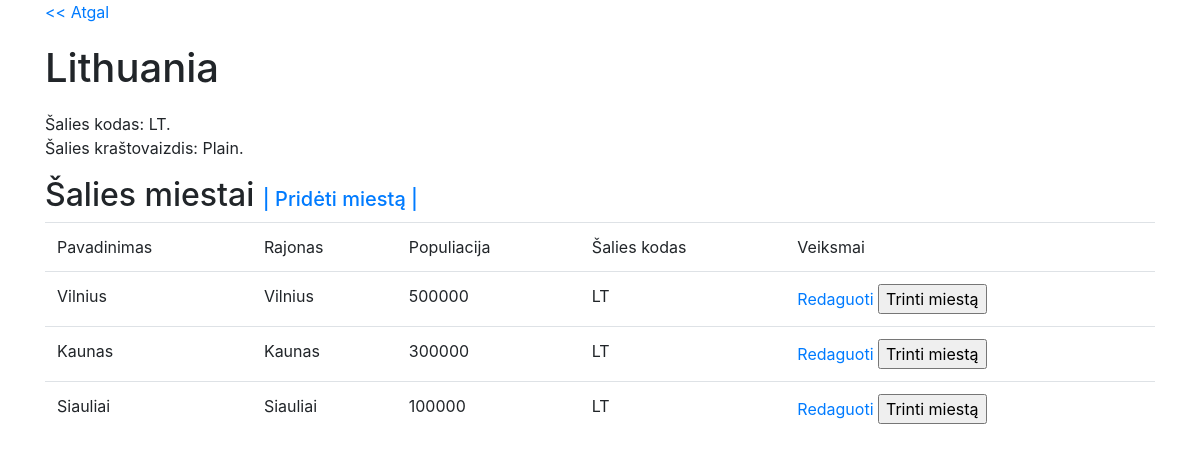
/getCountry.php?code=LT, run on the app's committed database.
### tables this page shows
CREATE TABLE
IF NOT EXISTS country
(
code char
(2)  NOT NULL,
name char
(255),
surface char
(255),
PRIMARY KEY
(code)
);

CREATE TABLE
IF NOT EXISTS city
(
id int
(10) unsigned NOT NULL AUTO_INCREMENT,
name char
(255),
district char
(255),
population int
(11),
country_code char
(2),
PRIMARY KEY
(id)
);

### Country.php (called while the page is built, shortened)
<?php
class Country
{
    public static function findOneCountry(string $code): array
    {
        $query = self::$pdo->prepare('SELECT code, name, surface FROM country where code = :code');
        $query->execute(['code' => $code]);
        return $query->fetch();
    }
}

### City.php (called while the page is built, shortened)
<?php
class City
{
    public static function findCities($countryCode): array
    {
        $query = self::$pdo->prepare('SELECT * FROM city WHERE country_code = :country_code');
        $query->execute(['country_code' => $countryCode]);
        return $query->fetchAll();
    }
}

### getCountry.php (the view, shortened to what this page needs)
<?php
require_once 'Country.php';
require_once 'City.php';
$countryCode = $_GET['code'];
$country = Country::findOneCountry($countryCode);
$cities = City::findCities($countryCode);
include 'header.php';
?>
<p><a href="index.php"><< Atgal</a></p>
    <h1 style="margin: 20px 0;"><?php echo $country['name'] ?></h1>
    <p>Šalies kodas: <?php echo $country['code'] ?>.<br>
    Šalies kraštovaizdis: <?php echo $country['surface'] ?>.</p>
    <h2>Šalies miestai  <a href="createCity.php?country_code=<?php echo $country['code'] ?>" style="font-size: 20px">|  Pridėti miestą  |</a></h2>
    <table class="table table-hover">
            <thead>
                <td>Pavadinimas</td>
                <td>Rajonas</td>
                <td>Populiacija</td>
                <td>Šalies kodas</td>
                <td>Veiksmai</td>
            </thead>
            <?php foreach ($cities as $city) {?>
            <tr>
                <td><?php echo $city['name'] ?></td>
                <td><?php echo $city['district'] ?></td>
                <td><?php echo $city['population'] ?></td>
                <td><?php echo $city['country_code'] ?></td>
                <td><a href="editCity.php?id=<?php echo $city['id'] ?>>">Redaguoti</a>
                <form action="deleteCity.php" method="POST" style="display: inline-block">
                    <input type="submit" value="Trinti miestą">
                </form></td>
            </tr>
            <?php }?>
    </table>
</div>
</body>
</html>

### header.php (shortened to what this page needs)
<!DOCTYPE html>
<html>
<head>
    <link rel="stylesheet" href="https://stackpath.bootstrapcdn.com/bootstrap/4.1.3/css/bootstrap.min.css">
</head>
<body>
<div class="container">

### data on the page
country: name "Lithuania", code "LT", surface "Plain"
city: name "Vilnius", district "Vilnius", population "500000", country_code "LT"
city: name "Kaunas", district "Kaunas", population "300000", country_code "LT"
city: name "Siauliai", district "Siauliai", population "100000", country_code "LT"
